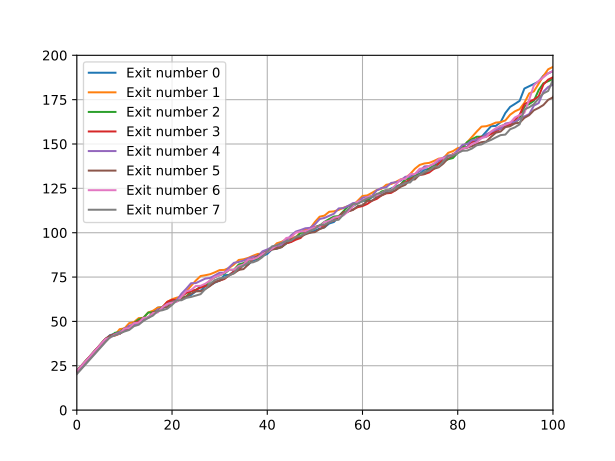

This figure's Python source:
import matplotlib.pyplot as plt

class flow_exit:
    def __init__(self, num):
        self.path = "flow_exit_id_{}_cross.txt".format(num)
        self.data = self.get_data()

    def get_data(self):
        file = open(self.path)
        data = []

        for i in range(4):
            file.readline()

        for line in file:
            if len(line) >= 4:
                line = line.split()
                data.append(float(line[0]))

        file.close()
        return(data)

def plot_me(plotname):
    for i in range(8):
        flow = flow_exit(i)
        plt.plot(flow.data, label="Exit number {}".format(i))

    plt.legend()
    plt.grid()
    plt.xlim(0, 100)
    plt.ylim(0, 200)
    plt.savefig(plotname)
    #plt.show()

if __name__ == "__main__":
    print("plotting from within main --> exit_usage.png")
    plot_me("exit_usage.png")
